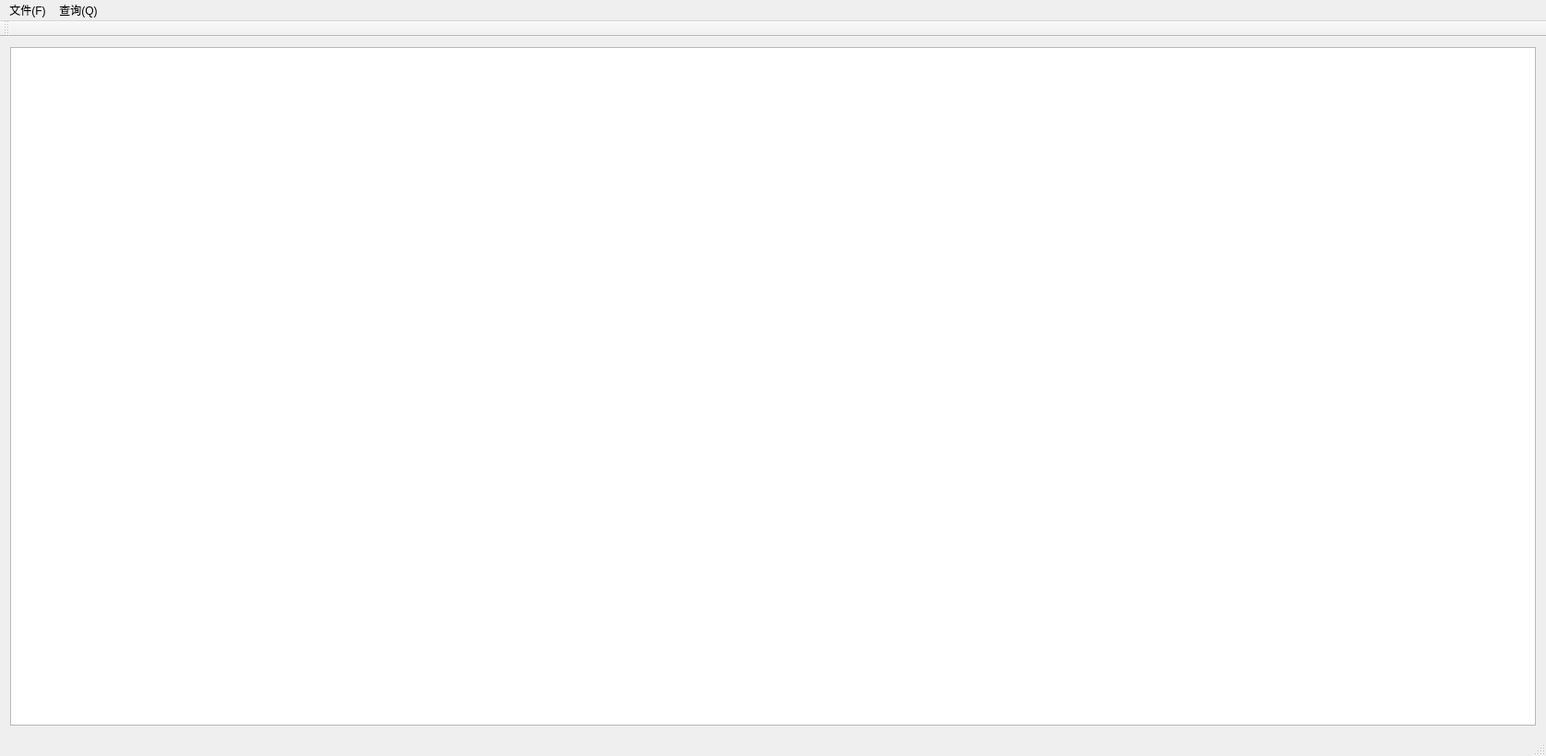
<?xml version="1.0" encoding="UTF-8"?>
<ui version="4.0">
 <class>twnltClass</class>
 <widget class="QMainWindow" name="twnltClass">
  <property name="geometry">
   <rect>
    <x>0</x>
    <y>0</y>
    <width>1676</width>
    <height>820</height>
   </rect>
  </property>
  <property name="maximumSize">
   <size>
    <width>1676</width>
    <height>820</height>
   </size>
  </property>
  <property name="windowTitle">
   <string>公交转乘</string>
  </property>
  <widget class="QWidget" name="centralWidget">
   <layout class="QGridLayout" name="gridLayout">
    <item row="0" column="0">
     <widget class="QGraphicsView" name="graphicsView">
      <property name="mouseTracking">
       <bool>true</bool>
      </property>
      <property name="autoFillBackground">
       <bool>true</bool>
      </property>
      <property name="styleSheet">
       <string notr="true">background-image: url(:/twnlt/华中科技大学周边地图.bmp);</string>
      </property>
     </widget>
    </item>
   </layout>
  </widget>
  <widget class="QMenuBar" name="menuBar">
   <property name="geometry">
    <rect>
     <x>0</x>
     <y>0</y>
     <width>1676</width>
     <height>26</height>
    </rect>
   </property>
   <widget class="QMenu" name="menu">
    <property name="title">
     <string>文件(F)</string>
    </property>
    <addaction name="action_open"/>
    <addaction name="action_exit"/>
    <addaction name="action_find"/>
   </widget>
   <widget class="QMenu" name="menu_Q">
    <property name="title">
     <string>查询(Q)</string>
    </property>
    <addaction name="action_zszc"/>
    <addaction name="action_zdjl"/>
   </widget>
   <addaction name="menu"/>
   <addaction name="menu_Q"/>
  </widget>
  <widget class="QToolBar" name="mainToolBar">
   <attribute name="toolBarArea">
    <enum>TopToolBarArea</enum>
   </attribute>
   <attribute name="toolBarBreak">
    <bool>false</bool>
   </attribute>
  </widget>
  <widget class="QStatusBar" name="statusBar"/>
  <action name="actionduruditu">
   <property name="text">
    <string>duruditu</string>
   </property>
  </action>
  <action name="action_open">
   <property name="checkable">
    <bool>true</bool>
   </property>
   <property name="text">
    <string>读入数据</string>
   </property>
  </action>
  <action name="action_exit">
   <property name="checkable">
    <bool>true</bool>
   </property>
   <property name="text">
    <string>退出</string>
   </property>
  </action>
  <action name="action_zszc">
   <property name="checkable">
    <bool>true</bool>
   </property>
   <property name="text">
    <string>最少转乘</string>
   </property>
  </action>
  <action name="action_zdjl">
   <property name="checkable">
    <bool>true</bool>
   </property>
   <property name="text">
    <string>最短距离</string>
   </property>
  </action>
  <action name="action_find">
   <property name="checkable">
    <bool>true</bool>
   </property>
   <property name="text">
    <string>模糊匹配</string>
   </property>
  </action>
 </widget>
 <layoutdefault spacing="6" margin="11"/>
 <resources>
  <include location="twnlt.qrc"/>
 </resources>
 <connections>
  <connection>
   <sender>action_zszc</sender>
   <signal>triggered(bool)</signal>
   <receiver>twnltClass</receiver>
   <slot>zszc()</slot>
   <hints>
    <hint type="sourcelabel">
     <x>-1</x>
     <y>-1</y>
    </hint>
    <hint type="destinationlabel">
     <x>837</x>
     <y>409</y>
    </hint>
   </hints>
  </connection>
  <connection>
   <sender>action_zdjl</sender>
   <signal>triggered(bool)</signal>
   <receiver>twnltClass</receiver>
   <slot>zdjl()</slot>
   <hints>
    <hint type="sourcelabel">
     <x>-1</x>
     <y>-1</y>
    </hint>
    <hint type="destinationlabel">
     <x>837</x>
     <y>409</y>
    </hint>
   </hints>
  </connection>
  <connection>
   <sender>action_open</sender>
   <signal>triggered(bool)</signal>
   <receiver>twnltClass</receiver>
   <slot>loadmap()</slot>
   <hints>
    <hint type="sourcelabel">
     <x>-1</x>
     <y>-1</y>
    </hint>
    <hint type="destinationlabel">
     <x>837</x>
     <y>409</y>
    </hint>
   </hints>
  </connection>
  <connection>
   <sender>action_exit</sender>
   <signal>triggered(bool)</signal>
   <receiver>twnltClass</receiver>
   <slot>closewnd()</slot>
   <hints>
    <hint type="sourcelabel">
     <x>-1</x>
     <y>-1</y>
    </hint>
    <hint type="destinationlabel">
     <x>837</x>
     <y>409</y>
    </hint>
   </hints>
  </connection>
  <connection>
   <sender>action_find</sender>
   <signal>triggered(bool)</signal>
   <receiver>twnltClass</receiver>
   <slot>findinput()</slot>
   <hints>
    <hint type="sourcelabel">
     <x>-1</x>
     <y>-1</y>
    </hint>
    <hint type="destinationlabel">
     <x>837</x>
     <y>409</y>
    </hint>
   </hints>
  </connection>
 </connections>
 <slots>
  <slot>zszc()</slot>
  <slot>zdjl()</slot>
  <slot>loadmap()</slot>
  <slot>closewnd()</slot>
  <slot>findinput()</slot>
 </slots>
</ui>
